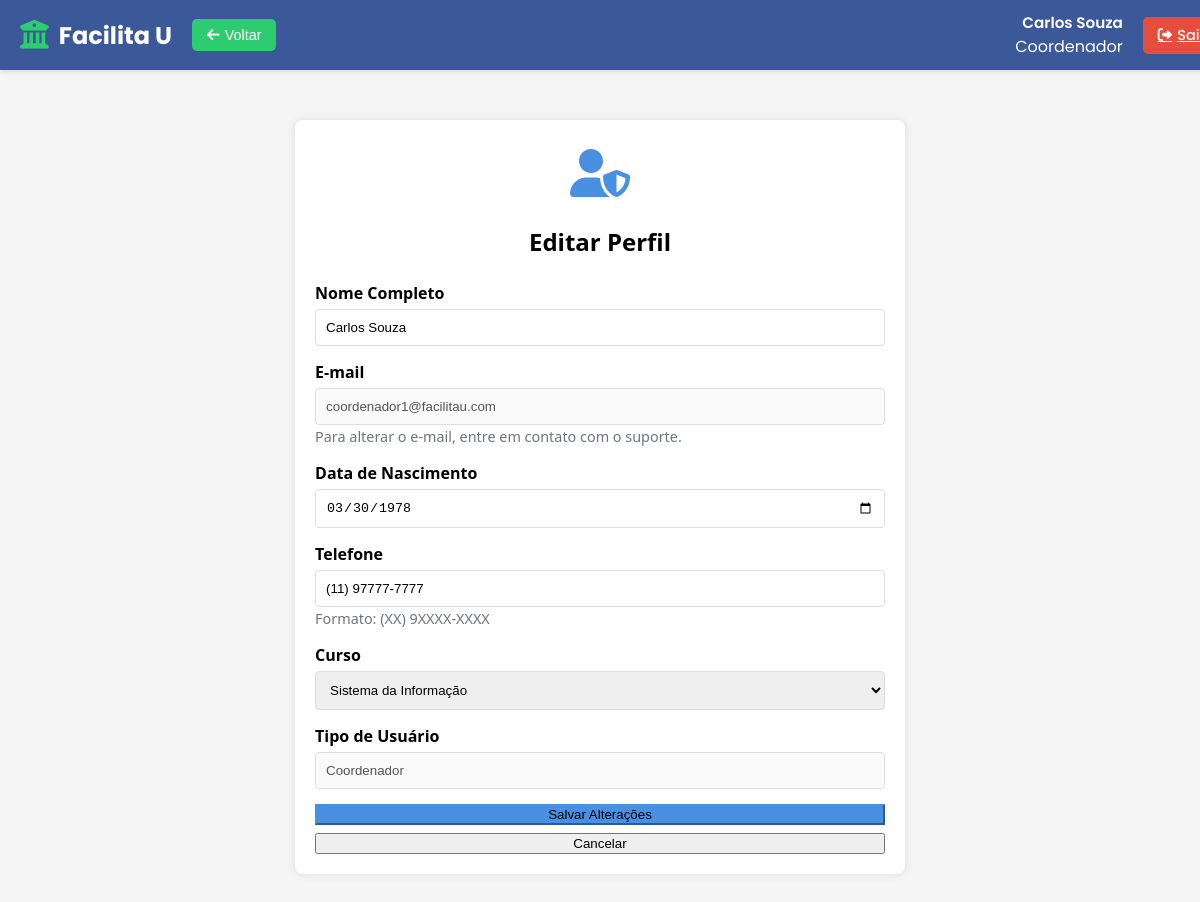
/editar_perfil.php (signed in), run on the app's committed database.
### tables this page shows
CREATE TABLE Usuarios (
    usuario_id INT AUTO_INCREMENT PRIMARY KEY,          
    email VARCHAR(100) UNIQUE NOT NULL,                 
    senha VARCHAR(255) NOT NULL,                        
    tipo ENUM('estudante', 'professor', 'coordenador') NOT NULL,  
    nome VARCHAR(100) NOT NULL,                         
    data_nascimento DATE,                               
    telefone VARCHAR(20),                               
    curso_id INT,                                       
    data_criacao DATETIME DEFAULT CURRENT_TIMESTAMP,    
    FOREIGN KEY (curso_id) REFERENCES Cursos(curso_id) ON DELETE SET NULL  
);

CREATE TABLE Cursos (
    curso_id INT AUTO_INCREMENT PRIMARY KEY,  
    nome VARCHAR(100) NOT NULL,               
    descricao TEXT,                           
    duracao_semestres INT                     
);

### editar_perfil.php (the view, shortened to what this page needs)
<?php
include 'config.php';
include 'header.php';
$usuario_id = $_SESSION['usuario_id'];
$sql = "SELECT u.*, c.nome as nome_curso FROM Usuarios u
        LEFT JOIN Cursos c ON u.curso_id = c.curso_id
        WHERE u.usuario_id = ?";
$stmt = $conn->prepare($sql);
$stmt->bind_param("i", $usuario_id);
$stmt->execute();
$result = $stmt->get_result();
$usuario = $result->fetch_assoc();
$cursos = [];
$sql_cursos = "SELECT curso_id, nome FROM Cursos ORDER BY nome";
$result_cursos = $conn->query($sql_cursos);
if ($result_cursos->num_rows > 0) {
    while($row = $result_cursos->fetch_assoc()) {
        $cursos[] = $row;
    }
}
switch ($usuario['tipo']) {
    case 'coordenador':
        $icone = 'fa-user-shield';
        break;
}
?>
<!DOCTYPE html>
<html lang="pt-BR">
<head>
    <link rel="stylesheet" href="https://cdnjs.cloudflare.com/ajax/libs/font-awesome/6.0.0/css/all.min.css" />
    <link rel="stylesheet" href="CSS/perfil.css" />
    <link rel="stylesheet" href="CSS/editarperfil.css" />
</head>
<body>
    <div class="form-container">
        <div class="text-center mb-4">
            <div class="profile-icon" style="font-size: 3rem;">
                <i class="fas <?php echo $icone; ?>"></i>
            </div>
            <h2>Editar Perfil</h2>
        </div>
        <form method="POST" onsubmit="return validarFormulario()">
            <div class="form-group">
                <label for="nome">Nome Completo</label>
                <input type="text" id="nome" name="nome" class="form-control"
                       value="<?php echo htmlspecialchars($usuario['nome']); ?>" required />
            </div>
            <div class="form-group">
                <label for="email">E-mail</label>
                <input type="email" id="email" class="form-control"
                       value="<?php echo htmlspecialchars($usuario['email']); ?>" disabled />
                <small class="text-muted">Para alterar o e-mail, entre em contato com o suporte.</small>
            </div>
            <div class="form-group">
                <label for="data_nascimento">Data de Nascimento</label>
                <input type="date" id="data_nascimento" name="data_nascimento" class="form-control"
                       max="<?php echo date('Y-m-d', strtotime('-16 years')); ?>"
                       value="<?php echo $usuario['data_nascimento']; ?>" required />
            </div>
            <div class="form-group">
                <label for="telefone">Telefone</label>
                <input type="tel" id="telefone" name="telefone" class="form-control"
                       value="<?php echo $usuario['telefone'] ? preg_replace('/(\d{2})(\d{5})(\d{4})/', '($1) $2-$3', $usuario['telefone']) : ''; ?>"
                       oninput="mascaraTelefone(event)" placeholder="(XX) 9XXXX-XXXX" required />
                <small class="text-muted">Formato: (XX) 9XXXX-XXXX</small>
            </div>
            <div class="form-group">
                <label for="curso_id">Curso</label>
                <select id="curso_id" name="curso_id" class="form-control" required>
                    <?php foreach ($cursos as $curso): ?>
                        <option value="<?php echo $curso['curso_id']; ?>"
                            <?php echo ($curso['curso_id'] == $usuario['curso_id']) ? 'selected' : ''; ?>>
                            <?php echo htmlspecialchars($curso['nome']); ?>
                        </option>
                    <?php endforeach; ?>
                </select>
            </div>
            <div class="form-group">
                <label>Tipo de Usuário</label>
                <input type="text" class="form-control" value="<?php echo ucfirst($usuario['tipo']); ?>" disabled />
            </div>
            <button type="submit" class="btn btn-primary btn-block">Salvar Alterações</button>
            <button href="perfil.php" class="btn btn-secondary btn-block mt-2">Cancelar</button>
        </form>
    </div>
</body>
</html>

### CSS/header.css (style rules this page uses)
:root { --primary-color: #3b5998; --secondary-color: #2ecc71; --text-light: #fff; --text-dark: #333; --header-height: 70px; --danger-color: #e74c3c; }

### CSS/perfil.css (style rules this page uses)
body { font-family: "Segoe UI", Tahoma, Geneva, Verdana, sans-serif; background-color: #f5f5f5; margin: 0; padding: 0; display: flex; justify-content: center; align-items: center; min-height: 100vh; }
.profile-icon { font-size: 5rem; margin-bottom: 20px; }

### CSS/editarperfil.css (style rules this page uses)
.form-container { max-width: 600px; margin: 30px auto; padding: 20px; background: white; border-radius: 8px; box-shadow: 0 0 10px rgba(0, 0, 0, 0.1); }
.form-group { margin-bottom: 15px; }
.form-group label { display: block; margin-bottom: 5px; font-weight: bold; }
.form-control { width: 100%; padding: 10px; border: 1px solid #ddd; border-radius: 4px; box-sizing: border-box; }
.text-muted { color: #6c757d; font-size: 0.9em; }
.text-center { text-align: center; }
.mb-4 { margin-bottom: 1.5rem; }
.btn-block { display: block; width: 100%; }
.mt-2 { margin-top: 0.5rem; }
.profile-icon { font-size: 3rem; }

### data on the page
usuarios: nome "Carlos Souza", email "coordenador1@facilitau.com", data_nascimento "03/30/1978", telefone "(11) 97777-7777", curso_id "Sistema da Informação", tipo "Coordenador"

### other printed values
$_SESSION['nome'] "Carlos Souza"
$_SESSION['tipo'] "Coordenador"
